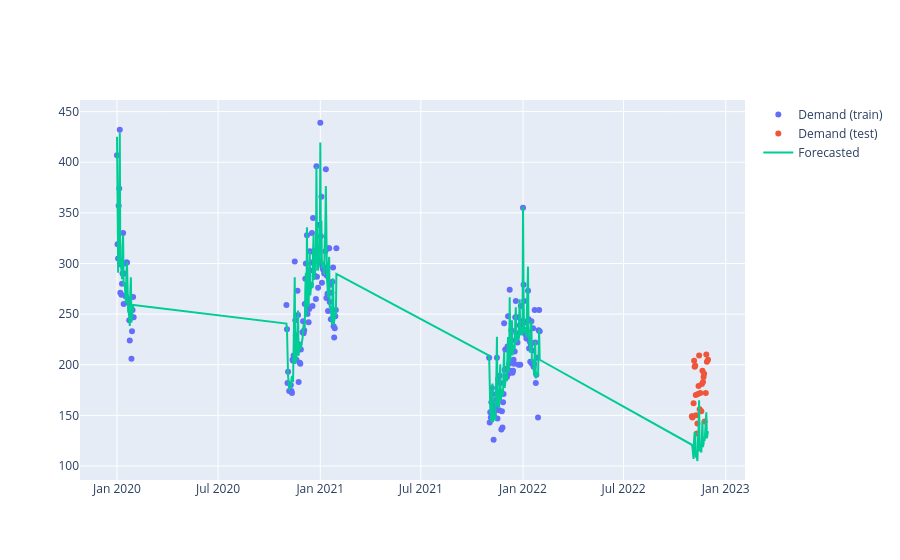

Notebook code for this chart:
### Code cell
# probemos una primera implementación de prophet
product_id = 1
df = get_df_prophet_ready(demanda, product_id)

model = Prophet()

# ajustemos con todos los datos hasta el 1 de junio de 2022
df_train = df[df["ds"] < TRAIN_TEST_CUTOFF_DATE].copy()
df_test = df[df["ds"] >= TRAIN_TEST_CUTOFF_DATE].copy()
model.fit(df_train)

forecast = model.predict(df)

fig = go.Figure()

fig.add_trace(
    go.Scatter(x=df_train["ds"], y=df_train["y"], mode="markers", name="Demand (train)")
)
fig.add_trace(
    go.Scatter(x=df_test["ds"], y=df_test["y"], mode="markers", name="Demand (test)")
)
fig.add_trace(
    go.Scatter(x=forecast["ds"], y=forecast["yhat"], mode="lines", name="Forecasted")
)
fig.show()

forecast_tested = forecast[forecast["ds"] >= TRAIN_TEST_CUTOFF_DATE]
rmse = root_mean_squared_error(df_test["y"], forecast_tested["yhat"])

print(f"El RMSE para este producto, con el modelo por defecto de Prophet es de: {rmse}")

### Figure 1 — Plotly figure (JSON) as saved in the notebook; plotly's stock layout.template omitted (floating-point values rounded to 4 significant figures; data arrays with more than 128 entries replaced by an {"elided": "..."} marker saying what was removed)
{"data": [{"mode": "markers", "name": "Demand (train)", "type": "scatter", "x": {"elided": "202 str values"}, "y": {"elided": "202 int values"}}, {"mode": "markers", "name": "Demand (test)", "type": "scatter", "x": ["2022-11-01T00:00:00", "2022-11-02T00:00:00", "2022-11-03T00:00:00", "2022-11-04T00:00:00", "2022-11-05T00:00:00", "2022-11-06T00:00:00", "2022-11-07T00:00:00", "2022-11-08T00:00:00", "2022-11-09T00:00:00", "2022-11-10T00:00:00", "2022-11-11T00:00:00", "2022-11-12T00:00:00", "2022-11-13T00:00:00", "2022-11-14T00:00:00", "2022-11-15T00:00:00", "2022-11-16T00:00:00", "2022-11-18T00:00:00", "2022-11-19T00:00:00", "2022-11-20T00:00:00", "2022-11-21T00:00:00", "2022-11-22T00:00:00", "2022-11-23T00:00:00", "2022-11-24T00:00:00", "2022-11-26T00:00:00", "2022-11-27T00:00:00", "2022-11-28T00:00:00", "2022-11-30T00:00:00"], "y": [149, 148, 149, 162, 204, 198, 199, 170, 150, 132, 142, 171, 179, 209, 156, 172, 154, 181, 194, 183, 188, 191, 144, 172, 210, 203, 205]}, {"mode": "lines", "name": "Forecasted", "type": "scatter", "x": {"elided": "229 str values"}, "y": {"elided": "229 float values"}}], "layout": {}}
